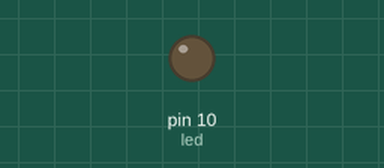
This sketch was run on a simulated Arduino Uno, built with avr-gcc and run on an emulated ATmega328P. On the bench: output pins drawn as LEDs (lit = HIGH).

Above: at 0.05 s.
At 0.35 s:
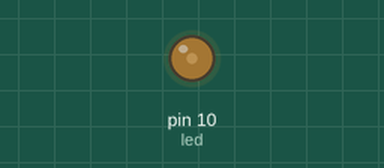
At 0.65 s:
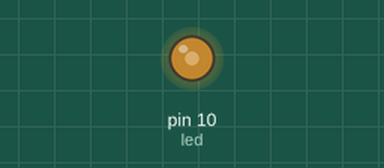
At 1.3 s:
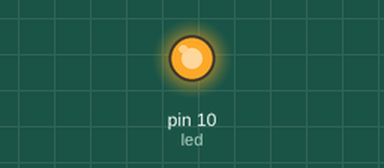
Timing chart, 0 to 3.0 s (numbered marks = the images above):
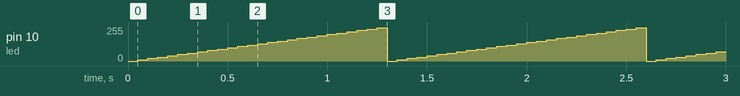

Measured:
- by itself, pin 10 (led): ramps from 0/255 to 250/255 and jumps back, once every 1.3 s

The sketch:

pwm_check.ino
```cpp
int led=10;
void setup() {
  pinMode(led,OUTPUT);

}

void loop() {
  for(int i=0;i<255;i+=10)
  {
    analogWrite(led,i);
    delay(50);
    }

}
```
